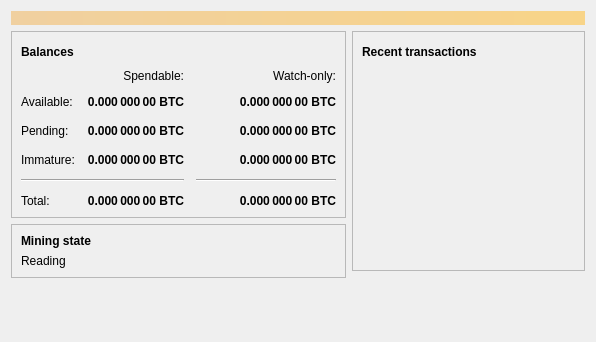
<?xml version="1.0" encoding="UTF-8"?>
<ui version="4.0">
 <class>OverviewPage</class>
 <widget class="QWidget" name="OverviewPage">
  <property name="geometry">
   <rect>
    <x>0</x>
    <y>0</y>
    <width>596</width>
    <height>342</height>
   </rect>
  </property>
  <property name="windowTitle">
   <string>Form</string>
  </property>
  <layout class="QVBoxLayout" name="topLayout">
   <item>
    <widget class="QLabel" name="labelAlerts">
     <property name="visible">
      <bool>false</bool>
     </property>
     <property name="styleSheet">
      <string notr="true">QLabel { background-color: qlineargradient(x1: 0, y1: 0, x2: 1, y2: 0, stop:0 #F0D0A0, stop:1 #F8D488); color:#000000; }</string>
     </property>
     <property name="wordWrap">
      <bool>true</bool>
     </property>
     <property name="margin">
      <number>3</number>
     </property>
     <property name="textInteractionFlags">
      <set>Qt::TextSelectableByMouse</set>
     </property>
    </widget>
   </item>
   <item>
    <layout class="QHBoxLayout" name="horizontalLayout" stretch="1,1">
     <item>
      <layout class="QVBoxLayout" name="verticalLayout_2">
       <item>
        <widget class="QFrame" name="frame">
         <property name="frameShape">
          <enum>QFrame::StyledPanel</enum>
         </property>
         <property name="frameShadow">
          <enum>QFrame::Raised</enum>
         </property>
         <layout class="QVBoxLayout" name="verticalLayout_4">
          <item>
           <layout class="QHBoxLayout" name="horizontalLayout_4">
            <item>
             <widget class="QLabel" name="label_5">
              <property name="font">
               <font>
                <weight>75</weight>
                <bold>true</bold>
               </font>
              </property>
              <property name="text">
               <string>Balances</string>
              </property>
             </widget>
            </item>
            <item>
             <widget class="QPushButton" name="labelWalletStatus">
              <property name="enabled">
               <bool>true</bool>
              </property>
              <property name="maximumSize">
               <size>
                <width>30</width>
                <height>16777215</height>
               </size>
              </property>
              <property name="toolTip">
               <string>The displayed information may be out of date. Your wallet automatically synchronizes with the Bitcoin network after a connection is established, but this process has not completed yet.</string>
              </property>
              <property name="text">
               <string/>
              </property>
              <property name="icon">
               <iconset resource="../bitcoin.qrc">
                <normaloff>:/icons/warning</normaloff>
                <disabledoff>:/icons/warning</disabledoff>:/icons/warning</iconset>
              </property>
              <property name="iconSize">
               <size>
                <width>24</width>
                <height>24</height>
               </size>
              </property>
              <property name="flat">
               <bool>true</bool>
              </property>
             </widget>
            </item>
            <item>
             <spacer name="horizontalSpacer_3">
              <property name="orientation">
               <enum>Qt::Horizontal</enum>
              </property>
              <property name="sizeHint" stdset="0">
               <size>
                <width>40</width>
                <height>20</height>
               </size>
              </property>
             </spacer>
            </item>
           </layout>
          </item>
          <item>
           <layout class="QGridLayout" name="gridLayout">
            <property name="spacing">
             <number>12</number>
            </property>
            <item row="2" column="2">
             <widget class="QLabel" name="labelWatchPending">
              <property name="font">
               <font>
                <weight>75</weight>
                <bold>true</bold>
               </font>
              </property>
              <property name="cursor">
               <cursorShape>IBeamCursor</cursorShape>
              </property>
              <property name="toolTip">
               <string>Unconfirmed transactions to watch-only addresses</string>
              </property>
              <property name="text">
               <string notr="true">0.000 000 00 BTC</string>
              </property>
              <property name="alignment">
               <set>Qt::AlignRight|Qt::AlignTrailing|Qt::AlignVCenter</set>
              </property>
              <property name="textInteractionFlags">
               <set>Qt::LinksAccessibleByMouse|Qt::TextSelectableByKeyboard|Qt::TextSelectableByMouse</set>
              </property>
             </widget>
            </item>
            <item row="2" column="1">
             <widget class="QLabel" name="labelUnconfirmed">
              <property name="font">
               <font>
                <weight>75</weight>
                <bold>true</bold>
               </font>
              </property>
              <property name="cursor">
               <cursorShape>IBeamCursor</cursorShape>
              </property>
              <property name="toolTip">
               <string>Total of transactions that have yet to be confirmed, and do not yet count toward the spendable balance</string>
              </property>
              <property name="text">
               <string notr="true">0.000 000 00 BTC</string>
              </property>
              <property name="alignment">
               <set>Qt::AlignRight|Qt::AlignTrailing|Qt::AlignVCenter</set>
              </property>
              <property name="textInteractionFlags">
               <set>Qt::LinksAccessibleByMouse|Qt::TextSelectableByKeyboard|Qt::TextSelectableByMouse</set>
              </property>
             </widget>
            </item>
            <item row="3" column="2">
             <widget class="QLabel" name="labelWatchImmature">
              <property name="font">
               <font>
                <weight>75</weight>
                <bold>true</bold>
               </font>
              </property>
              <property name="cursor">
               <cursorShape>IBeamCursor</cursorShape>
              </property>
              <property name="toolTip">
               <string>Mined balance in watch-only addresses that has not yet matured</string>
              </property>
              <property name="text">
               <string notr="true">0.000 000 00 BTC</string>
              </property>
              <property name="alignment">
               <set>Qt::AlignRight|Qt::AlignTrailing|Qt::AlignVCenter</set>
              </property>
              <property name="textInteractionFlags">
               <set>Qt::LinksAccessibleByMouse|Qt::TextSelectableByKeyboard|Qt::TextSelectableByMouse</set>
              </property>
             </widget>
            </item>
            <item row="4" column="0" colspan="2">
             <widget class="Line" name="line">
              <property name="orientation">
               <enum>Qt::Horizontal</enum>
              </property>
             </widget>
            </item>
            <item row="4" column="2">
             <widget class="Line" name="lineWatchBalance">
              <property name="sizePolicy">
               <sizepolicy hsizetype="Preferred" vsizetype="Fixed">
                <horstretch>0</horstretch>
                <verstretch>0</verstretch>
               </sizepolicy>
              </property>
              <property name="minimumSize">
               <size>
                <width>140</width>
                <height>0</height>
               </size>
              </property>
              <property name="orientation">
               <enum>Qt::Horizontal</enum>
              </property>
             </widget>
            </item>
            <item row="5" column="0">
             <widget class="QLabel" name="labelTotalText">
              <property name="text">
               <string>Total:</string>
              </property>
             </widget>
            </item>
            <item row="3" column="1">
             <widget class="QLabel" name="labelImmature">
              <property name="font">
               <font>
                <weight>75</weight>
                <bold>true</bold>
               </font>
              </property>
              <property name="cursor">
               <cursorShape>IBeamCursor</cursorShape>
              </property>
              <property name="toolTip">
               <string>Mined balance that has not yet matured</string>
              </property>
              <property name="text">
               <string notr="true">0.000 000 00 BTC</string>
              </property>
              <property name="alignment">
               <set>Qt::AlignRight|Qt::AlignTrailing|Qt::AlignVCenter</set>
              </property>
              <property name="textInteractionFlags">
               <set>Qt::LinksAccessibleByMouse|Qt::TextSelectableByKeyboard|Qt::TextSelectableByMouse</set>
              </property>
             </widget>
            </item>
            <item row="2" column="3">
             <spacer name="horizontalSpacer_2">
              <property name="orientation">
               <enum>Qt::Horizontal</enum>
              </property>
              <property name="sizeHint" stdset="0">
               <size>
                <width>40</width>
                <height>20</height>
               </size>
              </property>
             </spacer>
            </item>
            <item row="3" column="0">
             <widget class="QLabel" name="labelImmatureText">
              <property name="text">
               <string>Immature:</string>
              </property>
             </widget>
            </item>
            <item row="5" column="1">
             <widget class="QLabel" name="labelTotal">
              <property name="font">
               <font>
                <weight>75</weight>
                <bold>true</bold>
               </font>
              </property>
              <property name="cursor">
               <cursorShape>IBeamCursor</cursorShape>
              </property>
              <property name="toolTip">
               <string>Your current total balance</string>
              </property>
              <property name="text">
               <string notr="true">0.000 000 00 BTC</string>
              </property>
              <property name="alignment">
               <set>Qt::AlignRight|Qt::AlignTrailing|Qt::AlignVCenter</set>
              </property>
              <property name="textInteractionFlags">
               <set>Qt::LinksAccessibleByMouse|Qt::TextSelectableByKeyboard|Qt::TextSelectableByMouse</set>
              </property>
             </widget>
            </item>
            <item row="5" column="2">
             <widget class="QLabel" name="labelWatchTotal">
              <property name="font">
               <font>
                <weight>75</weight>
                <bold>true</bold>
               </font>
              </property>
              <property name="cursor">
               <cursorShape>IBeamCursor</cursorShape>
              </property>
              <property name="toolTip">
               <string>Current total balance in watch-only addresses</string>
              </property>
              <property name="text">
               <string notr="true">0.000 000 00 BTC</string>
              </property>
              <property name="alignment">
               <set>Qt::AlignRight|Qt::AlignTrailing|Qt::AlignVCenter</set>
              </property>
              <property name="textInteractionFlags">
               <set>Qt::LinksAccessibleByMouse|Qt::TextSelectableByKeyboard|Qt::TextSelectableByMouse</set>
              </property>
             </widget>
            </item>
            <item row="0" column="2">
             <widget class="QLabel" name="labelWatchonly">
              <property name="text">
               <string>Watch-only:</string>
              </property>
              <property name="alignment">
               <set>Qt::AlignRight|Qt::AlignTrailing|Qt::AlignVCenter</set>
              </property>
             </widget>
            </item>
            <item row="1" column="0">
             <widget class="QLabel" name="labelBalanceText">
              <property name="text">
               <string>Available:</string>
              </property>
             </widget>
            </item>
            <item row="1" column="1">
             <widget class="QLabel" name="labelBalance">
              <property name="font">
               <font>
                <weight>75</weight>
                <bold>true</bold>
               </font>
              </property>
              <property name="cursor">
               <cursorShape>IBeamCursor</cursorShape>
              </property>
              <property name="toolTip">
               <string>Your current spendable balance</string>
              </property>
              <property name="text">
               <string notr="true">0.000 000 00 BTC</string>
              </property>
              <property name="alignment">
               <set>Qt::AlignRight|Qt::AlignTrailing|Qt::AlignVCenter</set>
              </property>
              <property name="textInteractionFlags">
               <set>Qt::LinksAccessibleByMouse|Qt::TextSelectableByKeyboard|Qt::TextSelectableByMouse</set>
              </property>
             </widget>
            </item>
            <item row="1" column="2">
             <widget class="QLabel" name="labelWatchAvailable">
              <property name="font">
               <font>
                <weight>75</weight>
                <bold>true</bold>
               </font>
              </property>
              <property name="cursor">
               <cursorShape>IBeamCursor</cursorShape>
              </property>
              <property name="toolTip">
               <string>Your current balance in watch-only addresses</string>
              </property>
              <property name="text">
               <string notr="true">0.000 000 00 BTC</string>
              </property>
              <property name="alignment">
               <set>Qt::AlignRight|Qt::AlignTrailing|Qt::AlignVCenter</set>
              </property>
              <property name="textInteractionFlags">
               <set>Qt::LinksAccessibleByMouse|Qt::TextSelectableByKeyboard|Qt::TextSelectableByMouse</set>
              </property>
             </widget>
            </item>
            <item row="2" column="0">
             <widget class="QLabel" name="labelPendingText">
              <property name="text">
               <string>Pending:</string>
              </property>
             </widget>
            </item>
            <item row="0" column="1">
             <widget class="QLabel" name="labelSpendable">
              <property name="text">
               <string>Spendable:</string>
              </property>
              <property name="alignment">
               <set>Qt::AlignRight|Qt::AlignTrailing|Qt::AlignVCenter</set>
              </property>
             </widget>
            </item>
           </layout>
          </item>
         </layout>
        </widget>
       </item>
       <item>
        <widget class="QFrame" name="miningframe">
         <property name="frameShape">
          <enum>QFrame::StyledPanel</enum>
         </property>
         <property name="frameShadow">
          <enum>QFrame::Raised</enum>
         </property>
          <layout class="QVBoxLayout" name="horizontalLayout_mining">
            <item>
             <widget class="QLabel" name="miningStatusLabel">
              <property name="font">
               <font>
                <weight>75</weight>
                <bold>true</bold>
               </font>
              </property>
              <property name="text">
               <string>Mining state</string>
              </property>
             </widget>
            </item>
            <item>
             <widget class="QLabel" name="miningStatus">
              <property name="text">
               <string>Reading</string>
              </property>
              <property name="wordWrap">
                <bool>true</bool>
              </property>
             </widget>
            </item>
           </layout>
        </widget>
       </item>
       <item>
        <spacer name="verticalSpacer">
         <property name="orientation">
          <enum>Qt::Vertical</enum>
         </property>
         <property name="sizeHint" stdset="0">
          <size>
           <width>20</width>
           <height>40</height>
          </size>
         </property>
        </spacer>
       </item>
      </layout>
     </item>
     <item>
      <layout class="QVBoxLayout" name="verticalLayout_3">
       <item>
        <widget class="QFrame" name="frame_2">
         <property name="frameShape">
          <enum>QFrame::StyledPanel</enum>
         </property>
         <property name="frameShadow">
          <enum>QFrame::Raised</enum>
         </property>
         <layout class="QVBoxLayout" name="verticalLayout">
          <item>
           <layout class="QHBoxLayout" name="horizontalLayout_2">
            <item>
             <widget class="QLabel" name="label_4">
              <property name="font">
               <font>
                <weight>75</weight>
                <bold>true</bold>
               </font>
              </property>
              <property name="text">
               <string>Recent transactions</string>
              </property>
             </widget>
            </item>
            <item>
             <widget class="QPushButton" name="labelTransactionsStatus">
              <property name="enabled">
               <bool>true</bool>
              </property>
              <property name="maximumSize">
               <size>
                <width>30</width>
                <height>16777215</height>
               </size>
              </property>
              <property name="toolTip">
               <string>The displayed information may be out of date. Your wallet automatically synchronizes with the Bitcoin network after a connection is established, but this process has not completed yet.</string>
              </property>
              <property name="text">
               <string/>
              </property>
              <property name="icon">
               <iconset resource="../bitcoin.qrc">
                <normaloff>:/icons/warning</normaloff>
                <disabledoff>:/icons/warning</disabledoff>:/icons/warning</iconset>
              </property>
              <property name="iconSize">
               <size>
                <width>24</width>
                <height>24</height>
               </size>
              </property>
              <property name="flat">
               <bool>true</bool>
              </property>
             </widget>
            </item>
            <item>
             <spacer name="horizontalSpacer">
              <property name="orientation">
               <enum>Qt::Horizontal</enum>
              </property>
              <property name="sizeHint" stdset="0">
               <size>
                <width>40</width>
                <height>20</height>
               </size>
              </property>
             </spacer>
            </item>
           </layout>
          </item>
          <item>
           <widget class="QListView" name="listTransactions">
            <property name="styleSheet">
             <string notr="true">QListView { background: transparent; }</string>
            </property>
            <property name="frameShape">
             <enum>QFrame::NoFrame</enum>
            </property>
            <property name="verticalScrollBarPolicy">
             <enum>Qt::ScrollBarAlwaysOff</enum>
            </property>
            <property name="horizontalScrollBarPolicy">
             <enum>Qt::ScrollBarAlwaysOff</enum>
            </property>
            <property name="selectionMode">
             <enum>QAbstractItemView::NoSelection</enum>
            </property>
           </widget>
          </item>
         </layout>
        </widget>
       </item>
       <item>
        <spacer name="verticalSpacer_2">
         <property name="orientation">
          <enum>Qt::Vertical</enum>
         </property>
         <property name="sizeHint" stdset="0">
          <size>
           <width>20</width>
           <height>40</height>
          </size>
         </property>
        </spacer>
       </item>
      </layout>
     </item>
    </layout>
   </item>
  </layout>
 </widget>
 <resources/>
 <connections/>
</ui>
